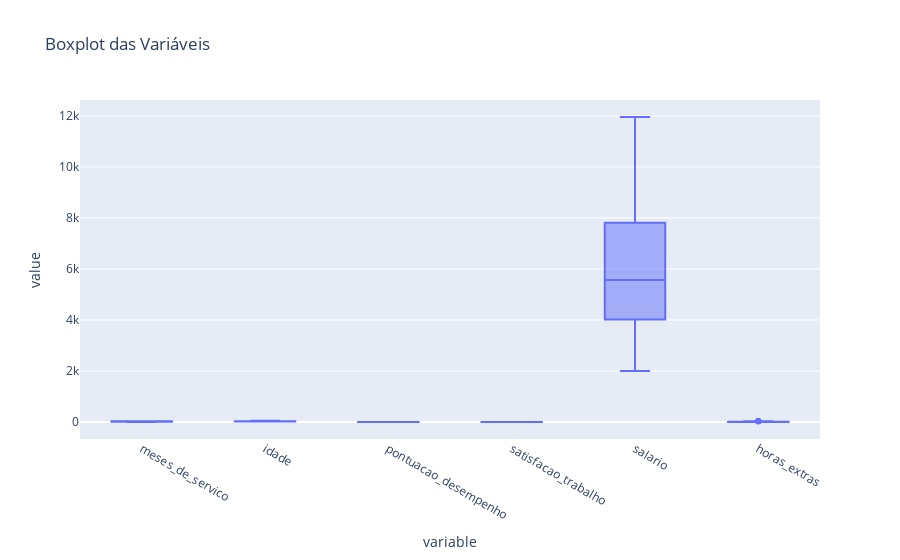

The notebook cell saved with this chart:
### Markdown cell above
Boxplot das variáveis

### Code cell
boxplot = px.box(quantitativas, title='Boxplot das Variáveis')
boxplot.show()

### Figure 1 — Plotly figure (JSON) as saved in the notebook; plotly's stock layout.template omitted (floating-point values rounded to 4 significant figures; data arrays with more than 128 entries replaced by an {"elided": "..."} marker saying what was removed)
{"data": [{"alignmentgroup": "True", "hovertemplate": "variable=%{x}<br>value=%{y}<extra></extra>", "legendgroup": "", "marker": {"color": "#636efa"}, "name": "", "notched": false, "offsetgroup": "", "orientation": "v", "showlegend": false, "type": "box", "x": {"elided": "3900 str values"}, "x0": " ", "xaxis": "x", "y": {"elided": "3900 float values"}, "y0": " ", "yaxis": "y"}], "layout": {"boxmode": "group", "legend": {"tracegroupgap": 0}, "title": {"text": "Boxplot das Variáveis"}, "xaxis": {"anchor": "y", "domain": [0, 1], "title": {"text": "variable"}}, "yaxis": {"anchor": "x", "domain": [0, 1], "title": {"text": "value"}}}}
